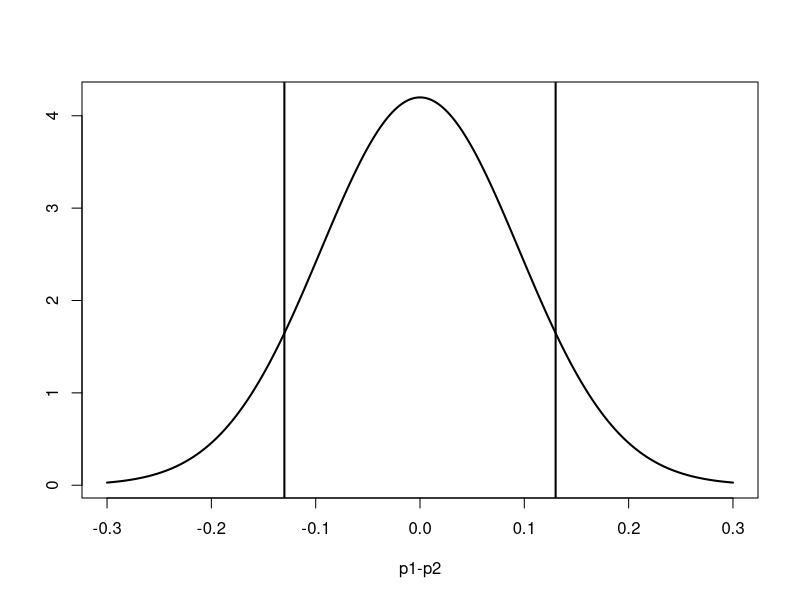

This chart was generated by the following R code:
## ---- chunk 1
#| echo: false
#| message: false
library(tidyverse)
## ---- chunk 2
p1 <- 11 / (11 + 39)
p2 <- 14 / (14 + 26)
n1 <- 11 + 39
n2 <- 14 + 26
point_estimate <- p1 - p2
point_estimate
## ---- chunk 3
# 90% confidence interval
cv <- qnorm(0.95)
cv
## ---- chunk 4
se <- sqrt( (p1 * (1-p1) / n1) + (p2 * (1-p2) / n2) ) 
se
## ---- chunk 5
point_estimate - cv * se
point_estimate + cv * se
## ---- chunk 6
p_pooled <- (p1*n1 + p2*n2) / (n1+n2)
p_pooled
## ---- chunk 7
se <- sqrt( (p_pooled * (1-p_pooled) / n1) + (p_pooled * (1-p_pooled) / n2) )
se
## ---- chunk 8
point_estimate
# z score
z <- (point_estimate - 0) / se
z
# because z is negative (and smaller than 0, pi1-pi2), we don't have to use lower.tail = FALSE
pnorm(z)
pnorm(z) * 2
## ---- chunk 9
#| echo: false
x <- seq(-.3, .3, length = 1000)
y <- dnorm(x, mean = 0, sd = se)
plot(x, y, type = "l", lwd = 2, xlab = 'p1-p2', ylab = '')
abline(v = point_estimate, lwd = 2, lty = 1)
abline(v = -point_estimate, lwd = 2, lty = 1)
## ---- chunk 10
x <- c(5.75, 6.22, 5.52, 5.55, 5.48, 4.72, 5.84, 5.38, 
       5.74, 6.20, 6.78, 5.74, 5.21, 5.55, 6.70, 4.73, 
       5.86, 5.38, 4.98, 5.17, 6.17, 5.62, 5.98, 5.62, 
       5.96, 6.18, 5.12, 5.92, 5.38, 4.78, 4.46, 5.50, 
       5.22, 5.38, 5.54, 5.06, 5.66, 5.50, 6.33, 4.68, 
       5.45, 6.69, 5.60, 4.90, 5.18, 5.46, 5.47, 5.43, 
       5.58, 5.71)

# sample size
n <- 50
# sample mean
x_bar <- mean(x)
# sample standard deviation
s <- sd(x)
# standard error
se <- s / sqrt(n)
# critical value
cv <- qt(0.975, df = n-1) # qt(0.025, df = n-1)
# lower bound
x_bar - cv * se
# upper bound
x_bar + cv * se
## ---- chunk 11
# t statistic, or t score
t <- (x_bar - 6) / se
t
# t score follows t distribution with df = n-1
## ---- chunk 12
# p-value
pt(t, df = n-1) * 2
# t distribution is always centered at 0
## ---- chunk 13
t_score = (7.73 - 8) / (0.77/sqrt(25))
t_score
## ---- chunk 14
pt(t_score, df = 24) * 2
